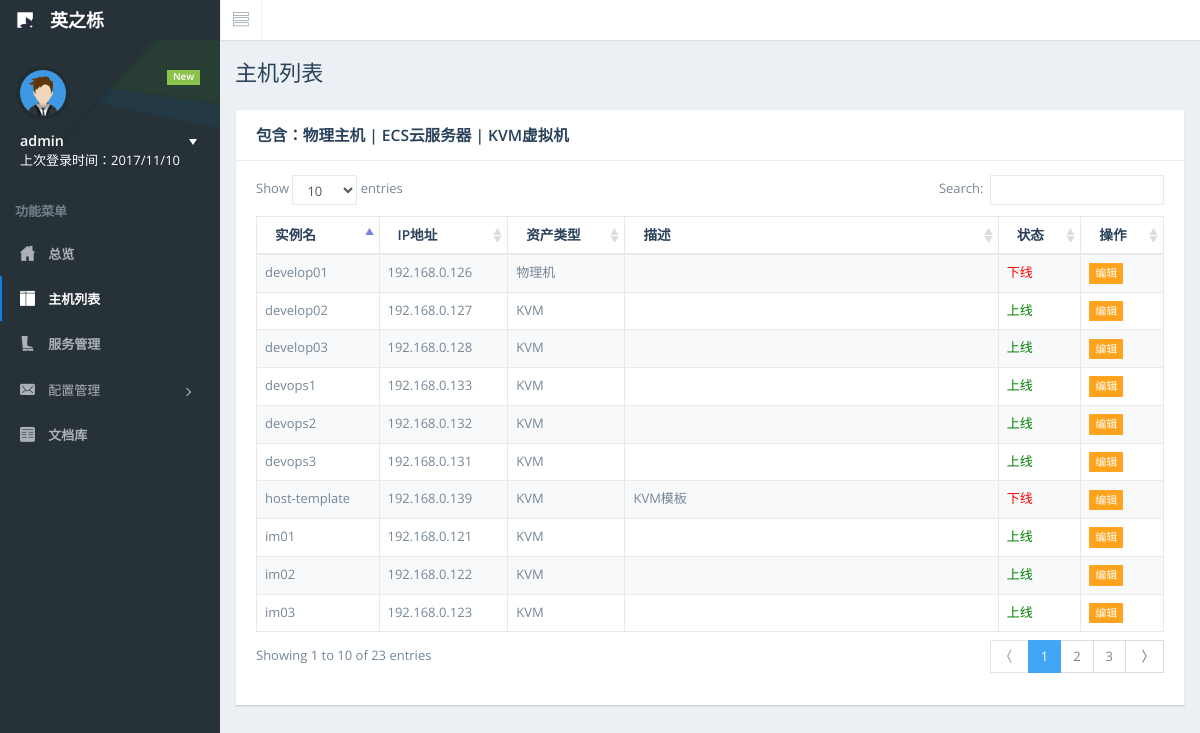
Screenshot of /hostlist/ (signed in) with the database file from the repository.
### hostmanager/models.py (models this page shows, shortened)
class EteamsHost(models.Model):
    hostinstancename = models.CharField(max_length=100)               # 主机实例名，可以重复
    hostname = models.CharField(max_length=100, unique=True)          # 主机名
    hostipaddr = models.CharField(max_length=100)                     # 主机IP地址
    hosttype = models.IntegerField()                                  # 资产类型 1=物理机 2=ECS云服务器 3=KVM虚拟机
    hostdesc = models.CharField(max_length=500, null=True)            # 描述
    hoststatus = models.IntegerField()                                # 状态 1=上线 2=下线

### hostmanager/views.py (the view)
# urls.py: url(r'^hostlist/', views.HostList.as_view()),
class HostList(views.View):
    @method_decorator(auth_check)
    def get(self, request, *args, **kwargs):
        msg = {}
        user = request.session.get('user', '游客')
        msg.update({'user': user})
        allhost = models.EteamsHost.objects.all()
        msg.update({'allhost': allhost})
        return render(request, 'hostlist.html', {'msg': msg})

### hostmanager/views.py (called while the page is built)
def auth_check(func):
    def inner(request, *args, **kwargs):
        is_auth = request.session.get('is_auth', False)
        if not is_auth:
            request.session['redirect_target'] = request.path
            return redirect("/login")
        else:
            return func(request, *args, **kwargs)
    return inner

### templates/hostlist.html (shortened to what this page needs)
{% extends "base.html" %}
{% block css_js %}
    <link href="/static/plugins/datatables/media/css/dataTables.bootstrap.css" rel="stylesheet">
	<link href="/static/plugins/datatables/extensions/Responsive/css/dataTables.responsive.css" rel="stylesheet">
{% endblock %}
{% block active-link-li-2 %}
    class="active-link"
{% endblock %}
{% block content-container %}
    <div id="page-title">
        <h1 class="page-header text-overflow">主机列表</h1>
    </div>
    <div id="page-content">
        <div class="panel">
            <div class="panel-heading">
                <h3 class="panel-title">包含：物理主机 | ECS云服务器 | KVM虚拟机</h3>
            </div>
            <div class="panel-body">
                <table id="demo-dt-basic" class="table table-striped table-bordered" cellspacing="0" width="100%">
                    <thead>
                        <tr>
                            <th>实例名</th>
                            <th>IP地址</th>
                            <th class="min-tablet">资产类型</th>
                            <th class="min-tablet">描述</th>
                            <th class="min-desktop">状态</th>
                            <th class="min-desktop">操作</th>
                        </tr>
                    </thead>
                    <tbody>
                        {% for host in msg.allhost %}
                            <tr>
                                <td>{{ host.hostinstancename }}</td>
                                <td>{{ host.hostipaddr }}</td>
                                {% if host.hosttype == 1 %}
                                    <td>物理机</td>
                                {% elif host.hosttype == 2 %}
                                    <td>ECS</td>
                                {% elif host.hosttype == 3 %}
                                    <td>KVM</td>
                                {% endif %}
                                <td>{{ host.hostdesc }}</td>
                                {% if host.hoststatus == 1 %}
                                    <td style="color: green">上线</td>
                                {% elif host.hoststatus == 2 %}
                                    <td style="color: red">下线</td>
                                {% endif %}
                                <td>
                                    <a class="btn btn-warning btn-xs" href="/hostedit_{{ host.hostname }}/">编辑</a>
                                </td>
                            </tr>
                        {% endfor %}
                    </tbody>
                </table>
            </div>
        </div>
    </div>
{% endblock %}

### rows the page displays
EteamsHost: hostinstancename "develop01", hostipaddr "192.168.0.126", hosttype "物理机", hoststatus "下线"
EteamsHost: hostinstancename "develop02", hostipaddr "192.168.0.127", hosttype "KVM", hoststatus "上线"
EteamsHost: hostinstancename "develop03", hostipaddr "192.168.0.128", hosttype "KVM", hoststatus "上线"
EteamsHost: hostinstancename "devops1", hostipaddr "192.168.0.133", hosttype "KVM", hoststatus "上线"
EteamsHost: hostinstancename "devops2", hostipaddr "192.168.0.132", hosttype "KVM", hoststatus "上线"
EteamsHost: hostinstancename "devops3", hostipaddr "192.168.0.131", hosttype "KVM", hoststatus "上线"
EteamsHost: hostinstancename "im01", hostipaddr "192.168.0.121", hosttype "KVM", hoststatus "上线"
EteamsHost: hostinstancename "im02", hostipaddr "192.168.0.122", hosttype "KVM", hoststatus "上线"
EteamsHost: hostinstancename "im03", hostipaddr "192.168.0.123", hosttype "KVM", hoststatus "上线"
EteamsHost: hostinstancename "host-template", hostipaddr "192.168.0.139", hosttype "KVM", hostdesc "KVM模板", hoststatus "下线"

### other values shown
{{ msg.user }} "admin"
